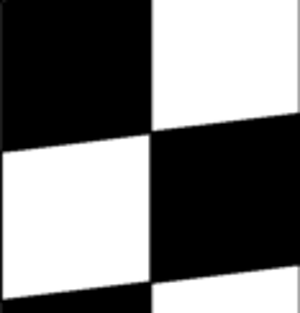
#> input picture images/chessboard_calibration_setup.tif, 300 x 313 px
$ jupyter execute lab_13.ipynb
#> lines starting #> are read from the running program, lines starting #| are printed output that depends on the picture
# Práctica 13. Filtrado de imágenes (Convolución)

<div class="alert alert-block alert-success">
<b>Resumen:</b> El código demuestra cómo aplicar filtros de convolución a una imagen en escala de grises utilizando Python y OpenCV, y cómo diferentes métodos de tratamiento de bordes afectan el resultado del filtrado.
</div>

***

### 1. Preámbulo

[cell 1]
# Importar las bibliotecas
import cv2
import numpy as np
import matplotlib.pyplot as plt

### 2. Lectura de la imagen

[cell 2]
# Lectura y visualización de la imagen
im_gray_1 = cv2.imread('./images/chessboard_calibration_setup.tif', cv2.IMREAD_GRAYSCALE)
#> im_gray_1 is the input picture: shape (313, 300); min 0, max 255, mean 122.6

# Mostrar la imagen original
plt.figure()
plt.imshow(im_gray_1, cmap='gray')
plt.title('Imagen Original')
plt.axis('off')
plt.show()

[cell 3]
def show_image_in_3d(im_gray):
    """
    Displays a grayscale image in 3D with pixel intensity as the Z-axis.

    :param im_gray: Path to the grayscale image file.
    """
    # Read the image in grayscale
    if im_gray is None:
        raise ValueError(f"Image could not be loaded.")


    # Show the image in 3D (Z-axis as pixel intensity)
    fig = plt.figure()
    ax = fig.add_subplot(111, projection='3d')
    ax.set_title('3D Z-Axis')
    ax.set_xlabel('X-axis')
    ax.set_ylabel('Y-axis')
    ax.set_zlabel('Z-axis')
    ax.set_xlim(0, im_gray.shape[1])
    ax.set_ylim(0, im_gray.shape[0])
    ax.set_zlim(0, 255)
    ax.view_init(elev=30, azim=30)

    # Create meshgrid for X, Y, and Z
    X, Y = np.meshgrid(np.arange(im_gray.shape[1]), np.arange(im_gray.shape[0]))
    Z = im_gray[Y, X]

    # Plot the surface
    ax.plot_surface(X, Y, Z, rstride=1, cstride=1, facecolors=plt.cm.gray(Z / 255), alpha=0.5)
    plt.show()

    return fig, ax

### 3. Función `imfilter`( ... )

Máscara del filtro

[cell 4]
# Definir el tamaño de la máscara (filtro)
w_size = 19
w = np.ones((w_size, w_size), dtype=np.float32) / (w_size * w_size)
# w = np.ones((w_size, w_size), dtype=np.float32) # With this mask, the result is similar to the original image, but missing information

<b>Actividad.</b> Consulte la ayuda de la función `filter2D` y conteste las siguientes preguntas.
- ¿Qué argumento controla la profundidad del resultado filtrado en la función `filter2D` y cuál es su propósito?
- ¿Cómo se define el tipo de bordes que se utilizará al aplicar la convolución en la función `filter2D`? ¿Qué opciones existen para este parámetro?
- ¿Qué sucede si el tamaño del núcleo (filtro) proporcionado a `filter2D` es par en alguna de sus dimensiones?

[cell 5]
help(cv2.filter2D)

[cell 6]
# Filtrar la imagen con la máscara (filtro de convolución)
g_1 = cv2.filter2D(im_gray_1, -1, w, borderType=cv2.BORDER_REPLICATE)
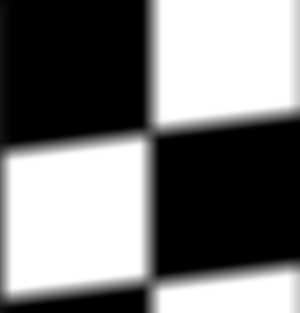
#> g_1: shape (313, 300); min 0, max 255, mean 122
g_2 = cv2.filter2D(im_gray_1, -1, np.rot90(w, 2), borderType=cv2.BORDER_REPLICATE)

[cell 7]
# Visualización de los resultados
plt.figure()
plt.subplot(1, 3, 1)
plt.imshow(im_gray_1, cmap='gray')
plt.title('Imagen Original')
plt.axis('off')

plt.subplot(1, 3, 2)
plt.imshow(g_1, cmap='gray')
plt.title('g_1 (Convolución)')
plt.axis('off')

plt.subplot(1, 3, 3)
plt.imshow(g_2, cmap='gray')
plt.title('g_2 (Convolución rotada)')
plt.axis('off')
plt.show()
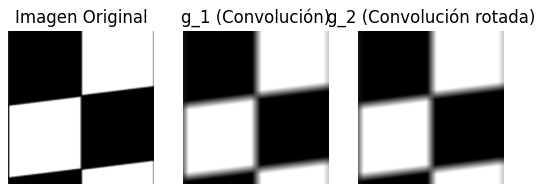
#> figure drawn by matplotlib, 3 panels


# fig_original = show_image_in_3d(im_gray_1)
# fig_filtered = show_image_in_3d(g_2)

### 4. Más opciones de filtrado de imágenes

[cell 8]
g_3 = cv2.filter2D(im_gray_1, -1, w, borderType=cv2.BORDER_REPLICATE)
g_4 = cv2.filter2D(im_gray_1, -1, w, borderType=cv2.BORDER_REFLECT)

[cell 9]
# Visualización de los resultados
plt.figure()
plt.subplot(1, 3, 1)
plt.imshow(im_gray_1, cmap='gray')
plt.title('Imagen Original')
plt.axis('off')

plt.subplot(1, 3, 2)
plt.imshow(g_3, cmap='gray')
plt.title('g_3 (Replicate)')
plt.axis('off')

plt.subplot(1, 3, 3)
plt.imshow(g_4, cmap='gray')
plt.title('g_4 (Symmetric)')
plt.axis('off')
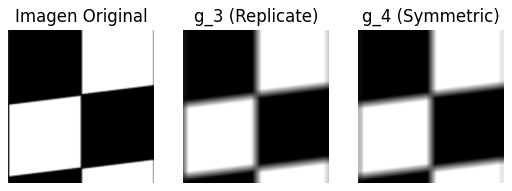
#> figure drawn by matplotlib, 3 panels

***

<b>Actividad</b> Aplique un filtro promedio a la imagen `test_pattern_blurring_orig.tif`

[cell 10]
# aquí su código

img_2 = cv2.imread('./images/test_pattern_blurring_orig.tif', cv2.IMREAD_GRAYSCALE)
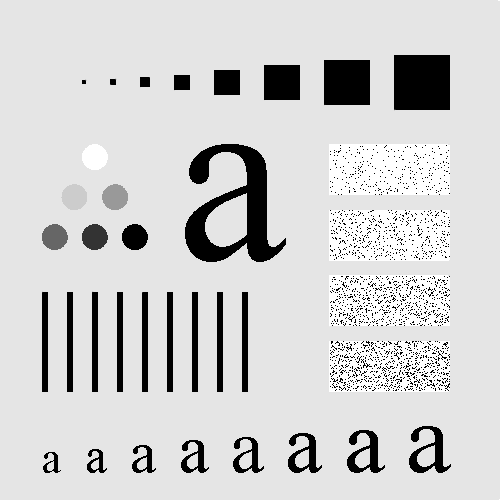
#> input picture images/test_pattern_blurring_orig.tif, 500 x 500 px
#> img_2 is the input picture: shape (500, 500); min 0, max 255, mean 207.4

g_5 = cv2.filter2D(img_2, -1, w, borderType=cv2.BORDER_REPLICATE)
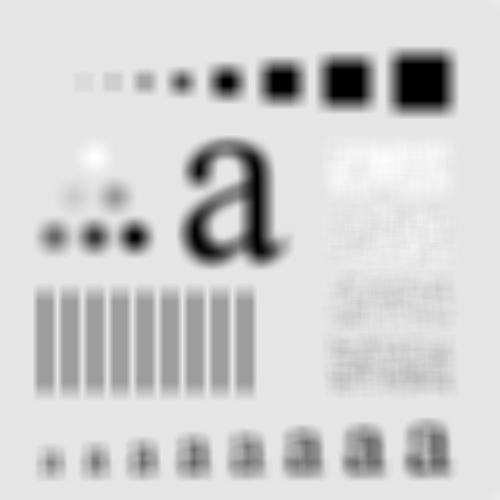
#> g_5: shape (500, 500); min 0, max 255, mean 207.4

# Show the original and filtered images
plt.figure(figsize=(10, 5))
plt.subplot(1, 2, 1)
plt.imshow(img_2, cmap='gray')
plt.title('Imagen Original')
plt.axis('off')

plt.subplot(1, 2, 2)
plt.imshow(g_5, cmap='gray')
plt.title('Imagen Filtrada')
plt.axis('off')
plt.show()
